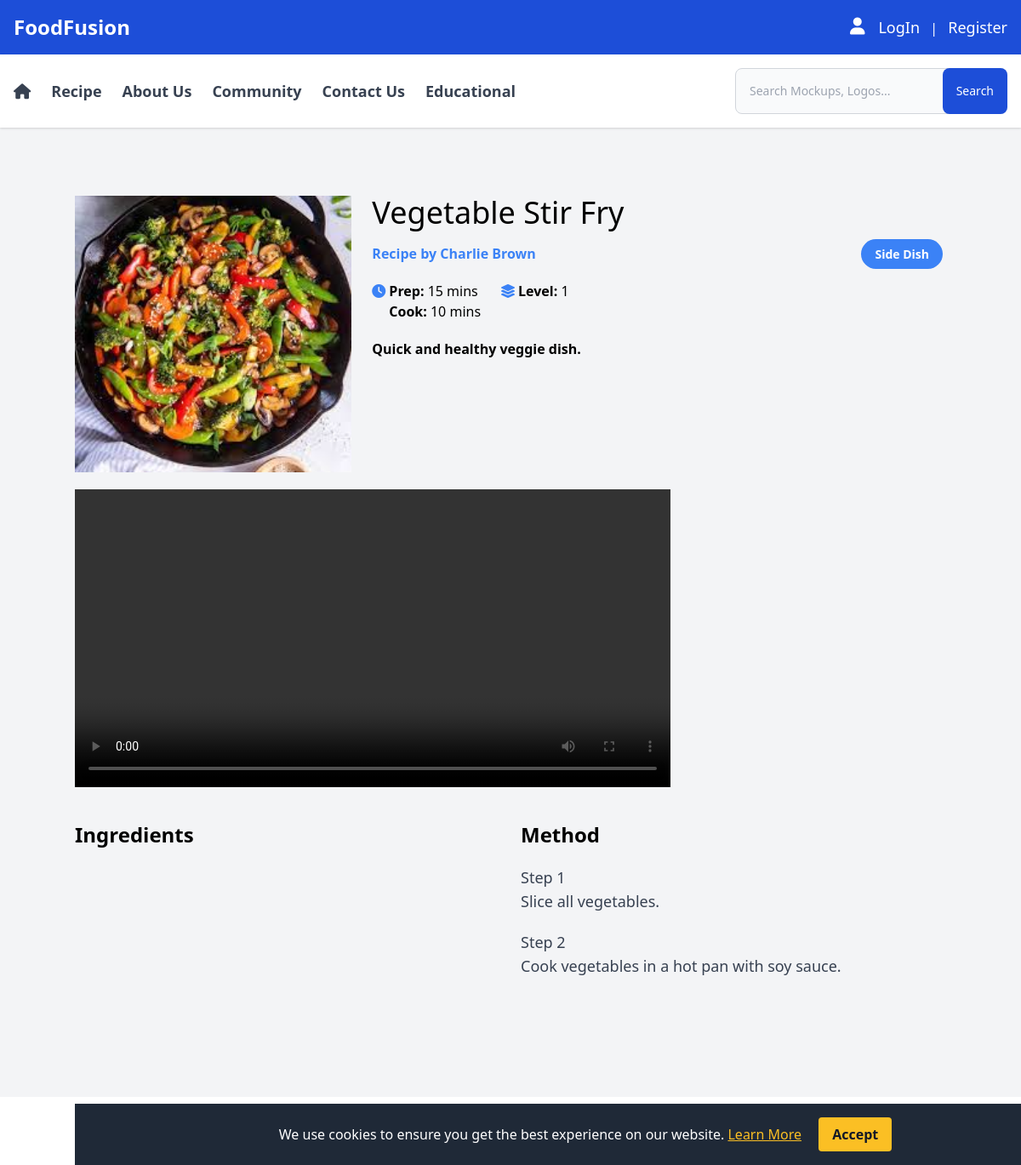
Page /recipes-details.php?id=9 on the committed database.
### tables this page shows
CREATE TABLE `recipes` (
  id INT(11) PRIMARY KEY AUTO_INCREMENT,
  user_id INT(11),
  image VARCHAR(500),
  recipe_name VARCHAR(500),
  description VARCHAR(500),
  preparation_time INT(11),
  cooking_time INT(11),
  instructions TEXT,
  tip VARCHAR(500),
  level INT(11) comment '1.easy 2.medium 3.hard',
  view_count BIGINT UNSIGNED DEFAULT 0,
  created_at TIMESTAMP DEFAULT CURRENT_TIMESTAMP,
  updated_at TIMESTAMP DEFAULT CURRENT_TIMESTAMP ON UPDATE CURRENT_TIMESTAMP,
  deleted_at TIMESTAMP NULL,
  FOREIGN KEY (user_id) REFERENCES user(id)
);

CREATE TABLE `user` (
  id INT(11) PRIMARY KEY AUTO_INCREMENT,
  first_name VARCHAR(500),
  last_name VARCHAR(500),
  password VARCHAR(500),
  email VARCHAR(500),
  phone VARCHAR(500),
  failed_attempts INT DEFAULT 0,
  lockout_until TIMESTAMP NULL DEFAULT NULL,
  created_at TIMESTAMP DEFAULT CURRENT_TIMESTAMP,
  updated_at TIMESTAMP DEFAULT CURRENT_TIMESTAMP ON UPDATE CURRENT_TIMESTAMP,
  deleted_at TIMESTAMP NULL
);

### recipes-details.php (the view, shortened to what this page needs)
<?php
include 'db.php';
$recipeId = isset($_GET['id']) ? intval($_GET['id']) : 0;
$recipeDetailsQuery = <<<QUERY
        SELECT
            r.id AS recipe_id,
            r.recipe_name,
            r.description,
            r.preparation_time,
            r.cooking_time,
            r.instructions,
            r.tip,
            r.level,
            r.image,
            u.first_name,
            u.last_name,
            CONCAT('[',
                GROUP_CONCAT(DISTINCT
                CONCAT('{\"id\":', c.id, ',\"name\":\"', c.name, '\"}')
            ), ']') AS categories,
            CONCAT('[', GROUP_CONCAT(
                DISTINCT CONCAT('{\"id\":', i.id, ',\"name\":\"', REPLACE(i.name, '\"', '\"'), '\",\"unit\":\"', i.unit, '\"}')
                ORDER BY i.id
            ), ']') AS ingredients,
            CONCAT('[', GROUP_CONCAT(
                DISTINCT CONCAT('{\"id\":', rs.id, ',\"step_name\":\"', REPLACE(rs.step_name, '\"', '\"'), '\",\"step_desc\":\"', REPLACE(rs.step_desc, '\"', '\"'), '\",\"sorting\":', rs.sorting, '}')
                ORDER BY rs.sorting
            ), ']') AS steps
        FROM
            recipes r
        LEFT JOIN recipes_category rc ON rc.recipe_id = r.id
        LEFT JOIN category c ON c.id = rc.category_id
        LEFT JOIN recipe_ingredients ri ON ri.recipe_id = r.id
        LEFT JOIN ingredients i ON i.id = ri.ingredients_id
        LEFT JOIN recipe_steps rs ON rs.recipe_id = r.id
        LEFT JOIN user u on u.id = r.user_id
        WHERE
            r.id = $recipeId
        GROUP BY
            r.id;
QUERY;
$recipeResult = $conn->query($recipeDetailsQuery);
if ($recipeResult && $recipeResult->num_rows > 0) {
    $recipe = $recipeResult->fetch_assoc();
    $categories = json_decode($recipe['categories'], true);
    $steps = json_decode(trim($recipe['steps'], ','), true) ?? [];
} else {
    echo "Recipe not found.";
    exit;
}
?>
<div class="max-w-7xl mx-auto my-10 py-10">
    <div class="grid grid-cols-3 gap-6">
        <div class="max-w-4xl">
            <img class="float-right w-full" src="<?= $recipe['image']; ?>" alt="<?= htmlspecialchars($recipe['recipe_name']); ?>">
        </div>
        <div class="col-span-2">
            <h1 class="text-4xl"><?= htmlspecialchars($recipe['recipe_name']); ?></h1>
            <div class="my-4 flex justify-between">
                <span class="font-bold text-blue-500">Recipe by <?= $recipe['first_name'] .' '. $recipe['last_name']; ?></span>
                <div>
                    <?php foreach ($categories as $category): ?>
                        <a href="#" class="py-2 px-4 no-underline rounded-full bg-blue-500 text-white font-semibold text-sm mr-1"><?= htmlspecialchars($category['name']); ?></a>
                    <?php endforeach; ?>
                </div>
            </div>
            <div class="flex items-baseline gap-6 my-5">
                <div class="flex items-baseline gap-1">
                    <i class="fa-solid fa-clock text-blue-500"></i>
                    <div>
                        <p class="font-bold">Prep: <span class="font-normal"><?= htmlspecialchars($recipe['preparation_time']); ?> mins</span></p>
                        <p class="font-bold">Cook: <span class="font-normal"><?= htmlspecialchars($recipe['cooking_time']); ?> mins</span></p>
                    </div>
                </div>
                <div class="flex items-center gap-1">
                    <i class="fa-solid fa-layer-group text-blue-500"></i>
                    <p class="font-bold">Level: <span class="font-normal"><?= htmlspecialchars($recipe['level']); ?></span></p>
                </div>
            </div>
            <div>
                <p class="font-semibold"><?= htmlspecialchars($recipe['description']); ?></p>
            </div>
        </div>
    </div>
    <div class="max-w-4xl my-5">
        <video width="700" height="200" controls>
            <source src="/assets/video/example_video.mp4" type="video/mp4">
        </video>
    </div>
    <div class="grid grid-cols-2 my-10 gap-6">
        <div>
            <h1 class="text-2xl font-bold">Ingredients</h1>
        </div>
        <div>
            <h1 class="text-2xl font-bold">Method</h1>
            <div class="my-5">
                <?php foreach ($steps as $step): ?>
                    <div class="my-5 text-lg font-medium text-gray-700">
                        <h1>Step <?= htmlspecialchars($step['sorting']); ?></h1>
                        <p><?= htmlspecialchars($step['step_desc']); ?></p>
                    </div>
                <?php endforeach; ?>
            </div>
        </div>
    </div>
</div>
<div id="cookieConsent" class="fixed bottom-0 w-full bg-gray-800 text-white text-center p-4 z-50">
    <p class="inline-block mr-4">
        We use cookies to ensure you get the best experience on our website.
        <a href="privacy-policy.html" class="text-yellow-400 underline">Learn More</a>
    </p>
    <button id="acceptCookies" class="bg-yellow-400 text-gray-900 font-bold py-2 px-4 rounded">
        Accept
    </button>
</div>
<?php
include 'layout.php';
?>

### rows in the picture
recipes: image (picture), recipe_name "Vegetable Stir Fry", user.first_name "Charlie", user.last_name "Brown", preparation_time "15", cooking_time "10", level "1", description "Quick and healthy veggie dish."

### other values in the picture
$category['name'] "Side Dish"
$step['sorting'] "1"
$step['step_desc'] "Slice all vegetables."
$step['sorting'] "2"
$step['step_desc'] "Cook vegetables in a hot pan with soy sauce."
